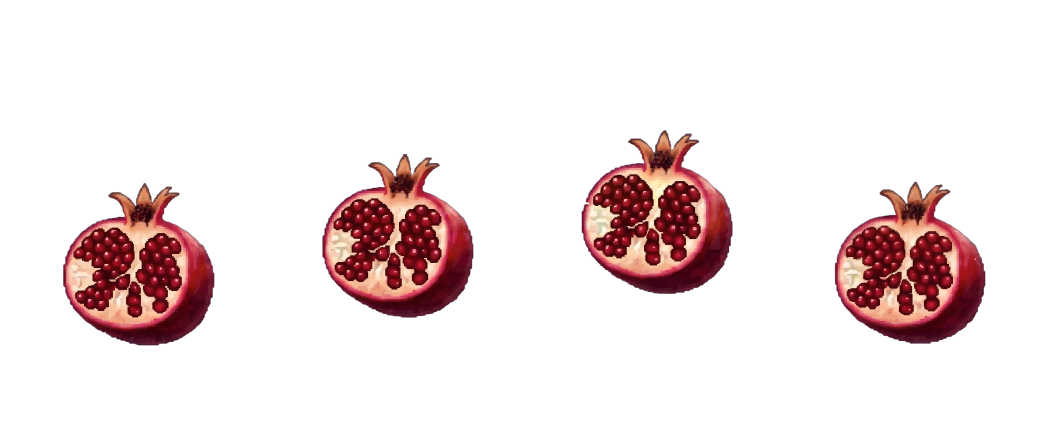
#> input picture assets/props/pomegranate/source/pomegranate_hooshang.png, 3118 x 1344 px (shown at 1/3 size)
$ python gen_pomegranate.py
#> lines starting #> are read from the running program, lines starting #| are printed output that depends on the picture; after the words box and inside, x2 and y2 are one past the last pixel; in counts of white or black regions, pixels touching at a corner belong together
#> further down, src is the input picture: PIL image 3118x1344 RGBA; mean R, G, B, A 21.9, 10, 10.2, 36.8
#!/usr/bin/env python3
"""The pomegranate collectible: four frames cut from the painted reference.

Source: assets/props/pomegranate/source/pomegranate_hooshang.png — four painted
pomegranates in a row on transparency. Output: frame_000..003.png next to it,
square, transparent, ready for pomegranate_frames.tres.

Two things this does that a plain resize does not:

- **Centres each frame on its own fruit.** The four in the source sit at
  different heights (their tops run 548, 461, 390, 544), which is a bob baked
  into the sheet. The prop already bobs on a tween of its own
  (scenes/props/pomegranate.gd, `bob_height`), so keeping the source's offsets
  would hover it twice, at two different rates. The frames are cut concentric
  and the tween does the floating.
- **Quantises after the downscale.** Straight LANCZOS off a painted 455px fruit
  gives a smooth photographic blur that reads as a low-res photo, not as art —
  which is exactly what the "NOT 8-bit, but still pixel art" line in CLAUDE.md
  is about. Reducing to a small palette afterwards puts the edges back.

Re-run after editing: python3 tools/gen_pomegranate.py [size]
"""
import os
import sys
import numpy as np
from PIL import Image, ImageEnhance

ROOT = os.path.dirname(os.path.dirname(os.path.abspath(__file__)))
OUT = os.path.join(ROOT, "assets", "props", "pomegranate")
SRC = os.path.join(OUT, "source", "pomegranate_hooshang.png")

## Edge of the sprite, in px, at 1x. The tile grid is 16 and the old fruit was
## 16x16, but this art is painted at 455px and carries arils, a crown and a cut
## face — at 16 all three turn to mush. A collectible is allowed to be bigger
## than a tile; the pickup radius is unchanged either way.
SIZE = int(sys.argv[1]) if len(sys.argv) > 1 else 24
## Colours kept after the downscale. Low enough to read as pixel art, high
## enough to keep the aril highlights and the rind's gradient apart.
PALETTE = 28
## Alpha below this is cut away entirely: a painted edge fades out over several
## source pixels, and at this scale that becomes a halo of half-transparent
## grey. Above it, alpha is forced solid, so every edge is a hard pixel edge.
ALPHA_CUT = 110


def frames(img):
    """The four fruit, as their own tight boxes, left to right."""
    a = np.array(img)
    solid = a[..., 3] > 8
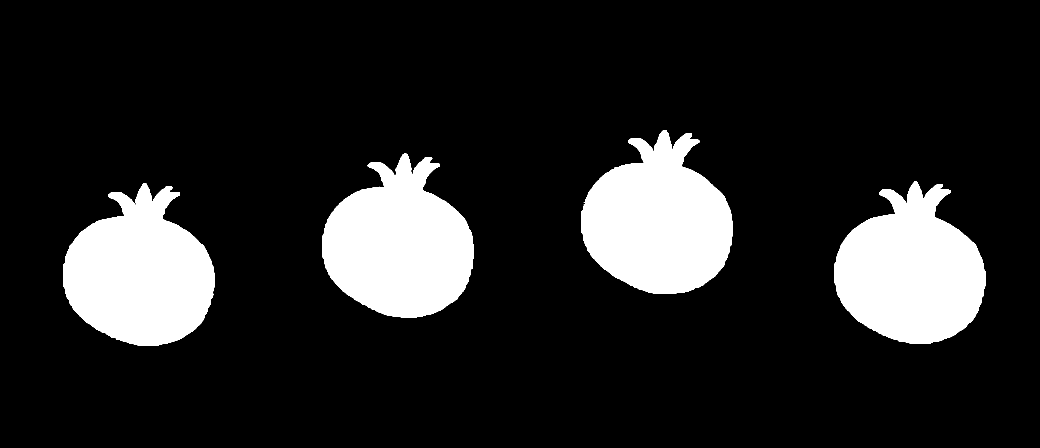
#> solid: shape (1344, 3118) bool (shown at 1/3 size); 14.6% white; 5 white regions (1 under 20 px), largest, box (x1, y1, x2, y2) and area: (1744, 390, 2199, 882) 153919, (966, 461, 1421, 954) 153657, (189, 549, 644, 1037) 152002, (2504, 544, 2957, 1032) 151529
    cols = solid.any(axis=0)
    runs, start = [], None
    for x, on in enumerate(cols):
        if on and start is None:
            start = x
        elif not on and start is not None:
            runs.append((start, x))
            start = None
#> after the loop, runs = [(189, 644), (966, 1421), (1744, 2199), (2504, 2957)]
    if start is not None:
        runs.append((start, len(cols)))
    runs = [r for r in runs if r[1] - r[0] > 40]
    out = []
    for (x0, x1) in runs:
        ys = np.where(solid[:, x0:x1].any(axis=1))[0]
        out.append(img.crop((x0, int(ys.min()), x1, int(ys.max()) + 1)))
#> this loop made 4 passes
#> after the loop, out = 4 items
    return out


def square(fruit):
    """Centre it on a square canvas, so the four are concentric.

    The canvas is the fruit's LONGEST side and nothing more. Every pixel of
    padding here is a pixel not spent on the fruit, and at 16px across there are
    only 256 of them — the difference between arils you can count and a red
    smudge is largely this.
    """
    side = max(fruit.size)
    pad = Image.new("RGBA", (side, side), (0, 0, 0, 0))
    pad.alpha_composite(fruit, ((side - fruit.width) // 2, (side - fruit.height) // 2))
    return pad


def pixelate(fruit):
    # Two steps, not one. A single 455 -> 16 resample averages a dozen source
    # pixels per output pixel and the arils vanish into the rind's average. Going
    # via 4x the target and sharpening in between keeps the structure that
    # survives to the last step — the smaller the target, the more this matters.
    mid = SIZE * 4
    small = fruit.resize((mid, mid), Image.LANCZOS)
    small = ImageEnhance.Sharpness(small).enhance(2.2)
    small = small.resize((SIZE, SIZE), Image.BOX)
    a = np.array(small)
    # Un-premultiply the painted edge before anything else: the source's soft
    # rim carries dark RGB at low alpha, and averaging that into neighbours on
    # the way down is what puts a black fringe around the fruit.
    alpha = a[..., 3:4].astype(np.float32) / 255.0
    rgb = a[..., :3].astype(np.float32)
    lift = np.where(alpha > 0.02, np.clip(rgb / np.maximum(alpha, 0.02), 0, 255), rgb)
    a[..., :3] = lift.astype(np.uint8)
    a[..., 3] = np.where(a[..., 3] >= ALPHA_CUT, 255, 0)
    small = Image.fromarray(a, "RGBA")
    # A touch of contrast and bite, then a small palette. In that order: sharpen
    # first and the quantiser has real edges to snap to.
    small = ImageEnhance.Sharpness(small).enhance(1.6)
    small = ImageEnhance.Color(small).enhance(1.12)
    rgb_only = small.convert("RGB").quantize(
        colors=PALETTE, method=Image.MEDIANCUT, dither=Image.NONE).convert("RGB")
    keyed = np.dstack([np.array(rgb_only), np.array(small)[..., 3]])
    return Image.fromarray(keyed.astype(np.uint8), "RGBA")


src = Image.open(SRC).convert("RGBA")
cut = frames(src)
#> cut = 4 items
assert len(cut) == 4, "expected four pomegranates, found %d" % len(cut)
for i, fruit in enumerate(cut):
    pixelate(square(fruit)).save(os.path.join(OUT, "frame_%03d.png" % i))
#> this loop made 4 passes
#> side in square on passes 1 to 4: 488, 493, 492, 488
#> pass 1, in pixelate, `small = fruit.resize((mid, mid), Image.LANCZOS)`:
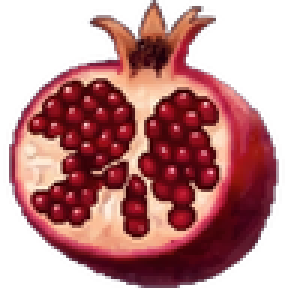
#> small: PIL image 96x96 RGBA (shown 3 times larger); mean R, G, B, A 100.8, 46.5, 48.1, 161; transparent parts drawn white
#> pass 1, in pixelate, `small = ImageEnhance.Sharpness(small).enhance(2.2)`:
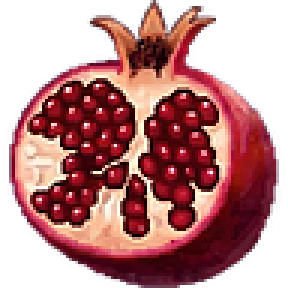
#> small: PIL image 96x96 RGBA (shown 3 times larger); mean R, G, B, A 101.6, 48.6, 50, 161; transparent parts drawn white
#> pass 1, in pixelate, `small = small.resize((SIZE, SIZE), Image.BOX)`:
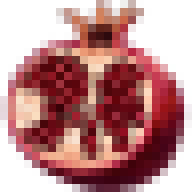
#> small: PIL image 24x24 RGBA (shown 8 times larger); mean R, G, B, A 111.9, 54, 57.3, 161.1; transparent parts drawn white
print("wrote 4 frames at %dx%d" % (SIZE, SIZE))
